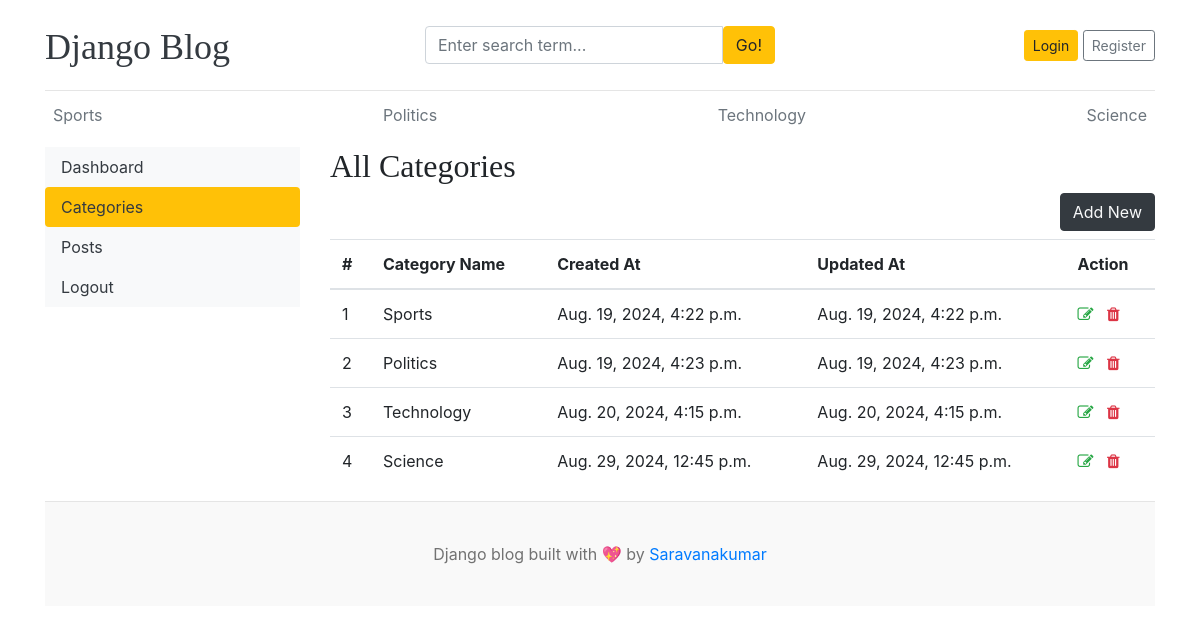
/dashboard/categories/, run on the app's committed database.
### blogs/models.py (models this page shows)
class Category(models.Model):
    category_name = models.CharField(max_length=50, unique=True)
    created_at = models.DateTimeField(auto_now_add=True)
    updated_at = models.DateTimeField(auto_now=True)
    class Meta:
        verbose_name_plural = 'categories'
    def __str__(self):
        return self.category_name

### dashboards/views.py (the view)
# urls.py: path('categories/', views.categories, name='categories'),
def categories(request):
    categories = Category.objects.all()
    context = {
        'categories': categories,
    }
    return render(request, 'dashboard/categories.html', context)

### blogs/context_processors.py (called while the page is built)
def get_categories(request):
    categories = Category.objects.all()
    return dict(categories=categories)

def get_social_links(request):
    social_links = SocialLink.objects.all()
    return dict(social_links=social_links)

### templates/dashboard/categories.html (shortened to what this page needs)
{% extends 'base.html' %}
{% block content %}
<div class="row">
    {% include 'dashboard/sidebar.html' %}
    <div class="col-md-9">
        <h2>All Categories</h2>
        <a href="{% url 'add_category' %}" class="btn btn-dark text-light float-right mb-2">Add New</a>
        <table class="table table-hover">
            <thead>
                <tr>
                    <th>#</th>
                    <th>Category Name</th>
                    <th>Created At</th>
                    <th>Updated At</th>
                    <th>Action</th>
                </tr>
            </thead>
            <tbody>
                {% for cat in categories %}
                <tr>
                    <td>{{ forloop.counter }}</td>
                    <td>{{ cat }}</td>
                    <td>{{ cat.created_at }}</td>
                    <td>{{ cat.updated_at }}</td>
                    <td>
                        <a href="{% url 'edit_category' cat.id %}"><i class="fa fa-edit text-success"></i></a>
                        <a href="{% url 'delete_category' cat.id %}"><i class="fa fa-trash text-danger"></i></a>
                    </td>
                </tr>
                {% endfor %}
            </tbody>
        </table>
    </div>
</div>
{% endblock %}

### templates/base.html (shortened to what this page needs)
{% load static %}
<!DOCTYPE html>
<html lang="en">
<head>
    <link href="https://getbootstrap.com/docs/4.0/dist/css/bootstrap.min.css" rel="stylesheet">
    <link href="{% static 'css/blog.css' %}" rel="stylesheet">
    <link rel="stylesheet" href="https://cdnjs.cloudflare.com/ajax/libs/font-awesome/4.7.0/css/font-awesome.min.css">
</head>
<body>
    <div class="container">
        <header class="blog-header py-3">
            <div class="row flex-nowrap justify-content-between align-items-center">
                <div class="col-4 pt-1">
                    <a class="blog-header-logo text-dark" href="/">Django Blog</a>
                </div>
                <div class="col-4">
                    <form action="{% url 'search' %}" method="get">
                        <div class="input-group">
                            <input class="form-control" type="text" name="keyword" value="{{ keyword }}"
                                placeholder="Enter search term..." aria-label="Enter search term..."
                                aria-describedby="button-search" />
                            <button type="submit" class="btn btn-warning" id="button-search" type="button">Go!</button>
                        </div>
                    </form>
                </div>
                <div class="col-4 d-flex justify-content-end align-items-center">
                    {% if not user.is_authenticated %}
                    <a class="btn btn-sm btn-warning" href="{% url 'login' %}">Login</a> &nbsp;
                    <a class="btn btn-sm btn-outline-secondary" href="{% url 'register' %}">Register</a>
                    {% else %}
                    {% if user.is_staff or user.is_superuser %}
                    <span><a href="{% url 'dashboard' %}">Dashboard</a></span>
                    {% endif %}
                    &emsp;
                    <span><a href="{% url 'logout' %}">Logout</a></span>
                    {% endif %}
                </div>
            </div>
        </header>
        <div class="nav-scroller py-1 mb-2">
            <nav class="nav d-flex justify-content-between">
                {% for cat in categories %}
                <a class="p-2 text-muted" href="{% url 'posts_by_category' cat.id %}">{{ cat.category_name }}</a>
                {% endfor %}
            </nav>
        </div>
        {% block content %}
        {% endblock %}
        <footer class="blog-footer">
            <p>Django blog built with 💖 by <a href="#">Saravanakumar</a></p>
        </footer>
</body>
</html>

### blog_main/static/css/blog.css (style rules this page uses)
.blog-header { border-bottom: 1px solid #e5e5e5; }
.blog-header-logo { font-family: "Playfair Display", Georgia, "Times New Roman", serif; font-size: 2.25rem; }
h1, h2, h3, h4, h5, h6 { font-family: "Playfair Display", Georgia, "Times New Roman", serif; }
.blog-footer { padding: 2.5rem 0; color: #727272; text-align: center; background-color: #f9f9f9; border-top: .05rem solid #e5e5e5; }
.blog-footer p:last-child { margin-bottom: 0; }

### data on the page
Category: category_name "Sports", created_at "Aug. 19, 2024, 4:22 p.m.", updated_at "Aug. 19, 2024, 4:22 p.m."
Category: category_name "Politics", created_at "Aug. 19, 2024, 4:23 p.m.", updated_at "Aug. 19, 2024, 4:23 p.m."
Category: category_name "Technology", created_at "Aug. 20, 2024, 4:15 p.m.", updated_at "Aug. 20, 2024, 4:15 p.m."
Category: category_name "Science", created_at "Aug. 29, 2024, 12:45 p.m.", updated_at "Aug. 29, 2024, 12:45 p.m."
